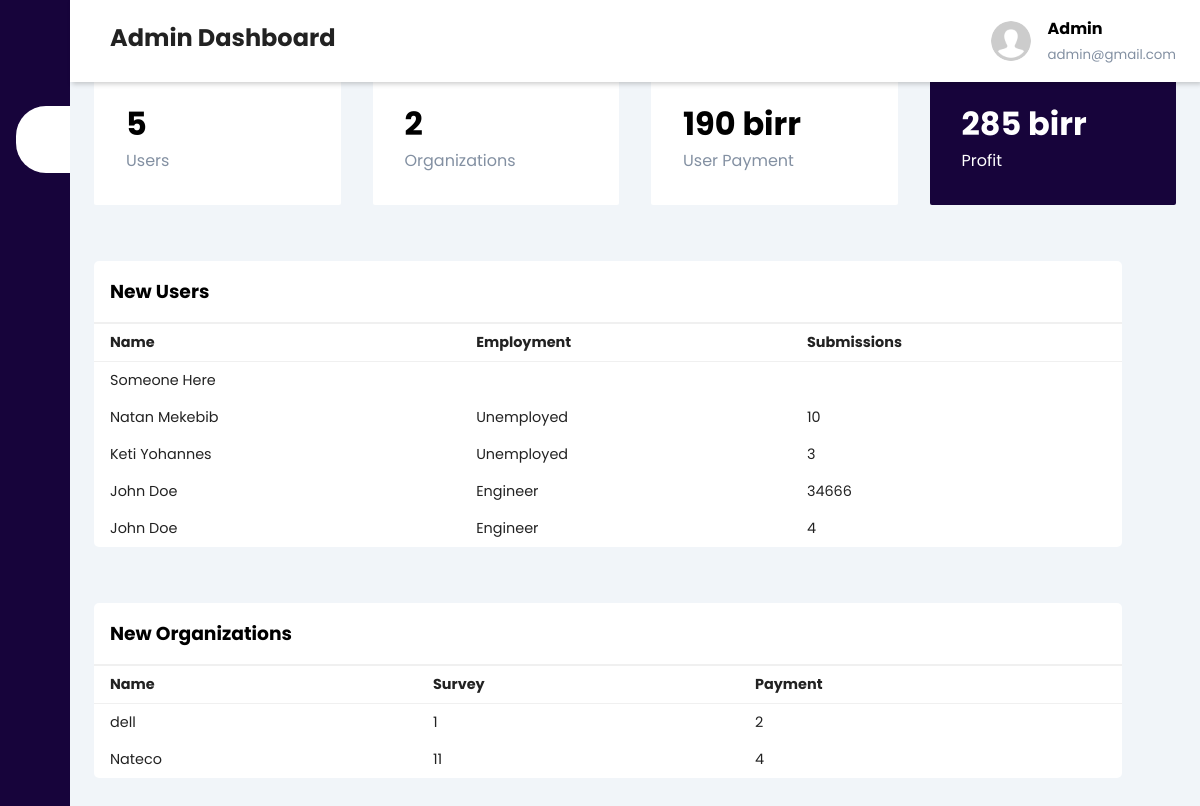
The app's page /Resources/html/admindash.php (signed in) with its own data.
### tables this page shows
CREATE TABLE `user` (
  `u_firstname` varchar(256) NOT NULL,
  `u_lastname` varchar(256) NOT NULL,
  `u_id` int(11) NOT NULL,
  `u_age` int(3) UNSIGNED DEFAULT NULL,
  `u_gender` varchar(1) NOT NULL,
  `u_occupation` varchar(256) NOT NULL,
  `u_email` varchar(256) NOT NULL,
  `u_password` varchar(256) NOT NULL,
  `u_profit` int(11) UNSIGNED DEFAULT NULL,
  `taken_survey` int(11) UNSIGNED DEFAULT NULL,
  `u_profilephoto` varchar(256) DEFAULT NULL
);

CREATE TABLE `orgs` (
  `o_name` varchar(256) NOT NULL,
  `o_id` int(11) NOT NULL,
  `o_email` varchar(256) NOT NULL,
  `o_password` varchar(256) NOT NULL,
  `o_surveys` int(11) UNSIGNED DEFAULT NULL,
  `o_payment` int(11) UNSIGNED DEFAULT NULL,
  `review_number` int(11) UNSIGNED DEFAULT NULL,
  `o_profilephoto` varchar(256) DEFAULT NULL
);

### Resources/html/admindash.php (the view, shortened to what this page needs)
<?php
include '../php/db.inc.php';
$sql = "SELECT * FROM orgs WHERE o_email='';";
$result = mysqli_query($conn, $sql);
$resultcheck = mysqli_fetch_row($result);
$revqur = "SELECT SUM(filled_surveys) FROM survey WHERE s_id IN (SELECT s_id FROM survey_owner WHERE o_id='$resultcheck[1]');";
$revresult = mysqli_query($conn, $revqur);
$count = mysqli_fetch_row($revresult);
$revsavequr = "UPDATE orgs SET review_number='$count[0]' WHERE o_email=''";
mysqli_query($conn, $revsavequr);
?>
<!DOCTYPE html>
<html lang="en">
<head>
    <link rel="stylesheet" href="../css/admindash.css">
    <link rel="stylesheet" href="../css/orgdash.css">
    <link rel="stylesheet" href="https://maxst.icons8.com/vue-static/landings/line-awesome/line-awesome/1.3.0/css/line-awesome.min.css">
</head>
<body>
    <div class="sidebar">
        <div class="sidebar-brand">
            <h2>
            </h2>
        </div>
        <div class="sidebar-menu">
            <ul>
                <li>
                    <a href="admindash.php" class="active"><span class="las la-igloo"></span><span>Dashboard</span></a>
                </li>
                <li>
                    <a href="admin.php"><span class="las la-users"></span><span>Customers</span></a>
                </li>
                <li>
                    <a href="../../Resources/php/logout.php"><span class="las la-clipboard-list"></span><span>Log Out</span></a>
                </li>
            </ul>
        </div>
    </div>
    <div class="main-content">
        <header>
            <h2>
                <label for="nav-toggle">
                    <span class="las la-bars"></span>
                </label>
                Admin Dashboard
            </h2>
            <div class="user-wrapper">
                <?php
                if ($resultcheck[7] == '') {
                    echo '<img src="../images/userimg.png" width="40px" height="40px" alt="">';
                } else {
                    echo '<img src="uploaded-img/' . $resultcheck[7] . '" width="40px" height="40px" alt="">';
                }
                ?>
                <div>
                    <h4>
                        Admin
                    </h4>
                    <small>
                        admin@gmail.com
                    </small>
                </div>
            </div>
        </header>
        <main>
            <div class="cards">
                <div class="card-single">
                    <div>
                        <h1>
                            <?php
                            $ucountqur = "SELECT * FROM user;";
                            $ucountresult = mysqli_query($conn, $ucountqur);
                            echo mysqli_num_rows($ucountresult);
                            ?>
                        </h1>
                        <span>Users</span>
                    </div>
                </div>
                <div class="card-single">
                    <div>
                        <h1>
                            <?php
                            $ocountqur = "SELECT * FROM orgs;";
                            $ocountresult = mysqli_query($conn, $ocountqur);
                            echo mysqli_num_rows($ocountresult);
                            ?>
                        </h1>
                        <span>Organizations</span>
                    </div>
                </div>
                <div class="card-single">
                    <div>
                        <h1>
                            <?php
                            $paycountqur = "SELECT * FROM taken_surveys WHERE s_state='1'";
                            $paycountresult = mysqli_query($conn, $paycountqur);
                            echo (mysqli_num_rows($paycountresult) * 10) . " birr";
                            ?>
                        </h1>
                        <span>User Payment</span>
                    </div>
                </div>
                <div class="card-single">
                    <div>
                        <h1>
                            <?php
                            echo (mysqli_num_rows($paycountresult) * 15) . " birr";
                            ?>
                        </h1>
                        <span>Profit</span>
                    </div>
                </div>
            </div>
            <div class="recent-grid">
                <div class="projects">
                    <div class="card">
                        <div class="card-header">
                            <h3>New Users</h3>
                        </div>
                        <div class="card-body">
                            <div class="table-responsive">
                                <table width="100%">
                                    <thead>
                                        <tr>
                                            <td>Name</td>
                                            <td>Employment</td>
                                            <td>Submissions</td>
                                        </tr>
                                    </thead>
                                    <tbody>
                                        <?php
                                        $querysurvey = "SELECT * FROM user ORDER BY u_id DESC LIMIT 10;";
                                        $queryresult = mysqli_query($conn, $querysurvey);
                                        $queryresultcheck = mysqli_num_rows($queryresult);
                                        if ($queryresultcheck > 0) {
                                            while ($row = mysqli_fetch_assoc($queryresult)) {
                                                echo "<tr>
                                            <td>" . $row['u_firstname'] . " " . $row['u_lastname'] . "</td>
                                            <td>" . $row['u_occupation'] . "</td>
                                            <td>" . $row['taken_survey'] . "</td>
                                       </tr>";
                                            }
                                        }
                                        ?>
                                    </tbody>
                                </table>
                            </div>
                        </div>
                    </div>
                </div>
            </div>
            <div class="recent-grid">
                <div class="projects">
                    <div class="card">
                        <div class="card-header">
                            <h3>New Organizations</h3>
                        </div>
                        <div class="card-body">
                            <div class="table-responsive">
                                <table width="100%">
                                    <thead>
                                        <tr>
                                            <td>Name</td>
                                            <td>Survey</td>
                                            <td>Payment</td>
                                        </tr>
                                    </thead>
                                    <tbody>
                                        <?php
                                        $querysurvey = "SELECT * FROM orgs ORDER BY o_id DESC LIMIT 10;";
                                        $queryresult = mysqli_query($conn, $querysurvey);
                                        $queryresultcheck = mysqli_num_rows($queryresult);
                                        if ($queryresultcheck > 0) {
                                            while ($row = mysqli_fetch_assoc($queryresult)) {
                                                echo "<tr><form action='showusers.php' method='POST'>
                                            <td> " . $row['o_name'] . "</td>
                                            <td>" . $row['o_surveys'] . "</td>
                                            <td>" . $row['o_payment'] . "</td>
                                        </form></tr>";
                                            }
                                        }
                                        ?>
                                    </tbody>
                                </table>
                            </div>
                        </div>
                    </div>
                </div>
            </div>
        </main>
    </div>
</body>
</html>

### Resources/css/admindash.css (style rules this page uses)
:root { --main-color: #17043b !important; --color-dark: #1d2231; --text-grey: #8390A2; }
main { margin-top: 20px !important; }
.recent-grid { display: block !important; }
.projects { width: 95% !important; }

### Resources/css/orgdash.css (style rules this page uses)
:root { --main-color: #002728; --color-dark: #1d2231; --text-grey: #8390A2; }
* { padding: 0; margin: 0; box-sizing: border-box; list-style-type: none; text-decoration: none; font-family: 'Poppins', sans-serif; }
.sidebar { width: 345px; position: fixed; left: 0; top: 0; height: 100%; background-color: var(--main-color); z-index: 100; transition: width 300ms; }
.sidebar-brand { height: 90px; padding: 1rem 0rem 1rem 2rem; color: #fff; }
.sidebar-menu { margin-top: 1rem; }
.sidebar-menu li { width: 100%; margin-bottom: 1.7rem; padding-left: 1rem; }
.sidebar-menu a { padding-left: 1rem; display: block; color: #fff; font-size: 1.1rem; }
.sidebar-menu a.active { background: #fff; padding-top: 1rem; padding-bottom: 1rem; color: var(--main-color); border-radius: 30px 0px 0px 30px; }
.sidebar-menu a span:first-child { font-size: 1.5rem; padding-right: 1rem; }
.main-content { transition: margin-left 300ms; margin-left: 345px; }
header { background-color: #fff; display: flex; justify-content: space-between; padding: 1rem 1.5rem; box-shadow: 2px 2px 5px rgba(0, 0, 0, 0.2); position: fixed; left: 345px; width: calc(100% - 345px); top: 0; z-index: 100; transition: left 300ms; }
header h2 { color: #222; }
header label span { font-size: 1.7rem; padding-right: 1rem; }
.user-wrapper { display: flex; align-items: center; }
.user-wrapper img { border-radius: 50%; margin-right: 1rem; }
.user-wrapper small { display: inline-block; color: var(--text-grey); }
main { margin-top: 85px; padding: 2rem 1.5rem; background: #f1f5f9; min-height: calc(100vh - 90px); }
.cards { display: grid; grid-template-columns: repeat(4, 1fr); grid-gap: 2rem; margin-top: 1rem; }
.card-single { display: flex; justify-content: space-between; background-color: #fff; padding: 2rem; border-radius: 2px; }
.card-single div:first-child span { color: var(--text-grey); }
.card-single:last-child { background-color: var(--main-color); }
.card-single:last-child h1, .card-single:last-child div:first-child span, .card-single:last-child div:last-child span { color: #fff; }
.recent-grid { margin-top: 3.5rem; display: grid; grid-gap: 2rem; grid-template-columns: 65% auto; }
.card { background-color: #fff; border-radius: 5px; }
.card-header { padding: 1rem; }
.card-header { display: flex; justify-content: space-between; align-items: center; border-bottom: 1px solid #f0f0f0; }
table { border-collapse: collapse; }
thead tr { border-top: 1px solid #f0f0f0; border-bottom: 1px solid #f0f0f0; padding: .5rem 0rem; }
thead td { font-weight: 700; }
td { padding: .5rem 1rem; font-size: .9rem; color: #222; }
tr td:last-child { display: flex; align-items: center; }
.table-responsive { width: 100%; overflow-x: auto; }
@media only screen and (max-width: 1200px) { .sidebar { width: 70px; } }
@media only screen and (max-width: 1200px) { .sidebar .sidebar-brand, .sidebar li { padding-left: 1rem; text-align: center; } }
@media only screen and (max-width: 1200px) { .sidebar li a { padding-left: 0rem; } }
@media only screen and (max-width: 1200px) { .main-content { margin-left: 70px; } }
@media only screen and (max-width: 1200px) { .main-content header { width: calc(100% - 70px); left: 70px; } }

### records on screen
user: u_firstname "Someone", u_lastname "Here"
user: u_firstname "Natan", u_lastname "Mekebib", u_occupation "Unemployed", taken_survey "10"
user: u_firstname "Keti", u_lastname "Yohannes", u_occupation "Unemployed", taken_survey "3"
user: u_firstname "John", u_lastname "Doe", u_occupation "Engineer", taken_survey "34666"
user: u_firstname "John", u_lastname "Doe", u_occupation "Engineer", taken_survey "4"
orgs: o_name "dell", o_surveys "1", o_payment "2"
orgs: o_name "Nateco", o_surveys "11", o_payment "4"

### other values on screen
mysqli_num_rows($ucountresult) "5"
mysqli_num_rows($ocountresult) "2"
mysqli_num_rows($paycountresult) * 10 "190"
mysqli_num_rows($paycountresult) * 15 "285"
